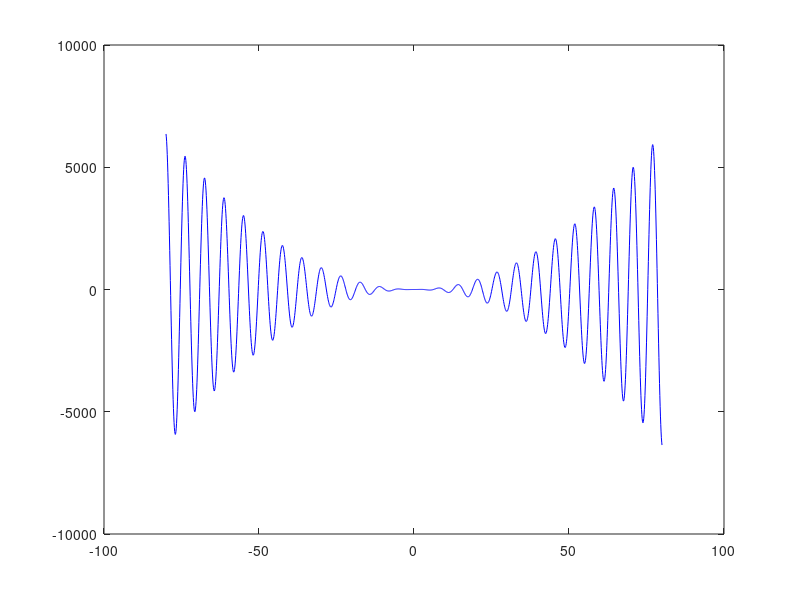

The MATLAB source for this figure:
close all; clear all; clc

for i=1:1601
    x(i) = -80 + 0.1*(i-1);
    f(i) = (x(i).^2).*sin(x(i));

end

plot(x,f,'b')